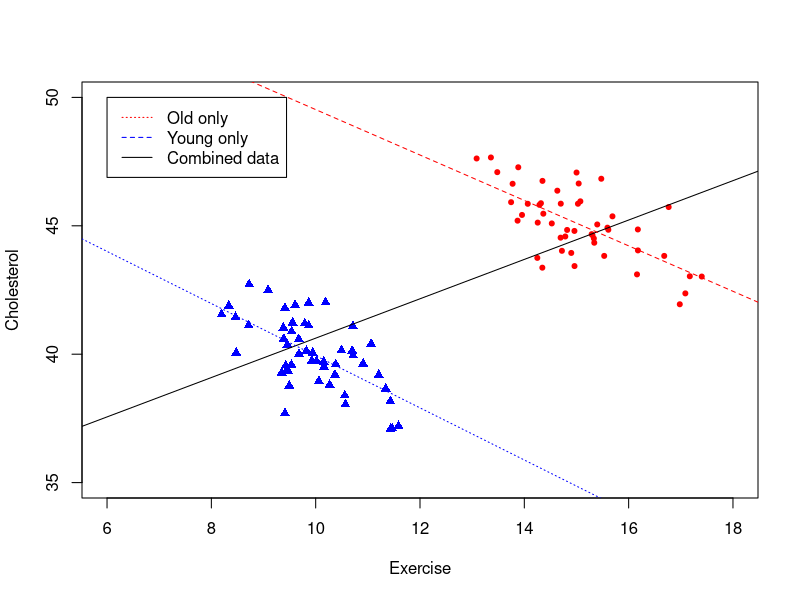
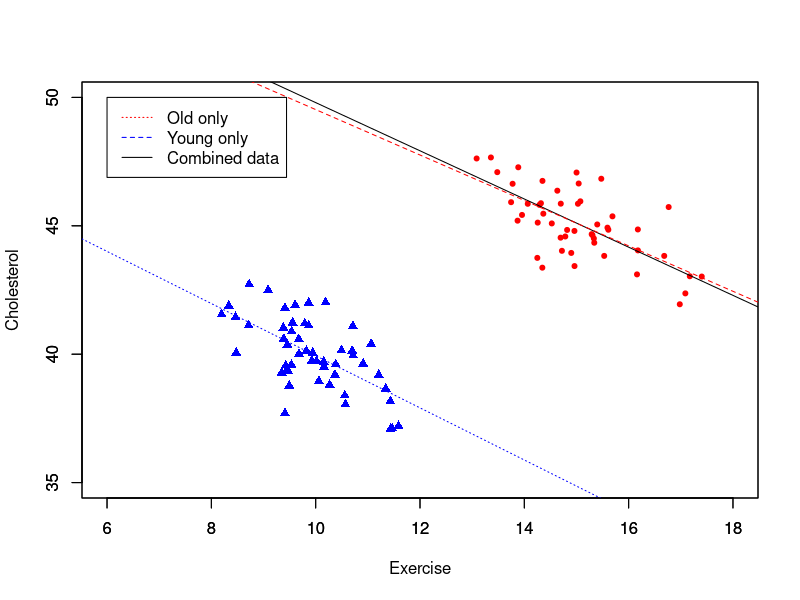
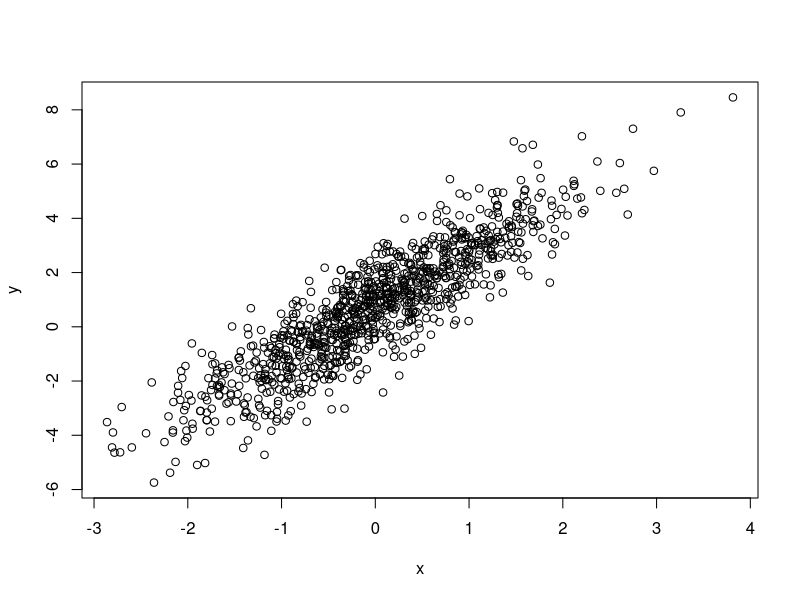
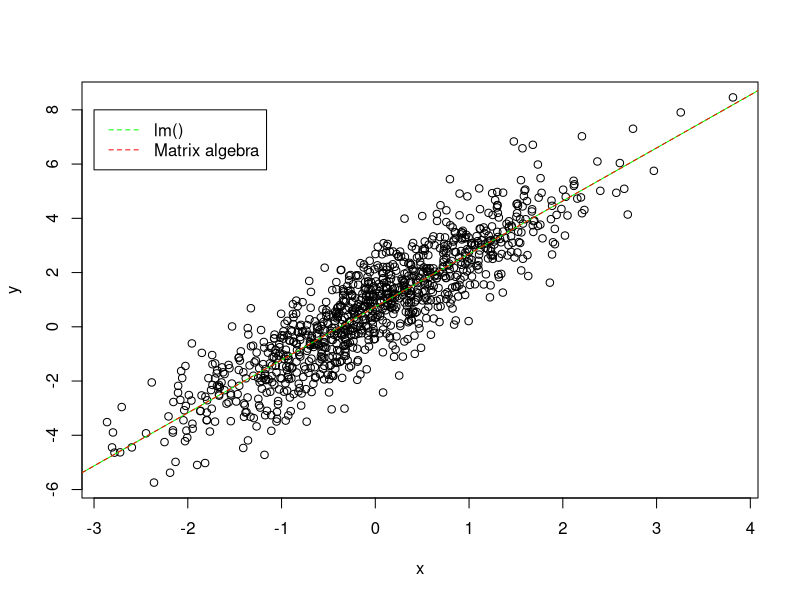
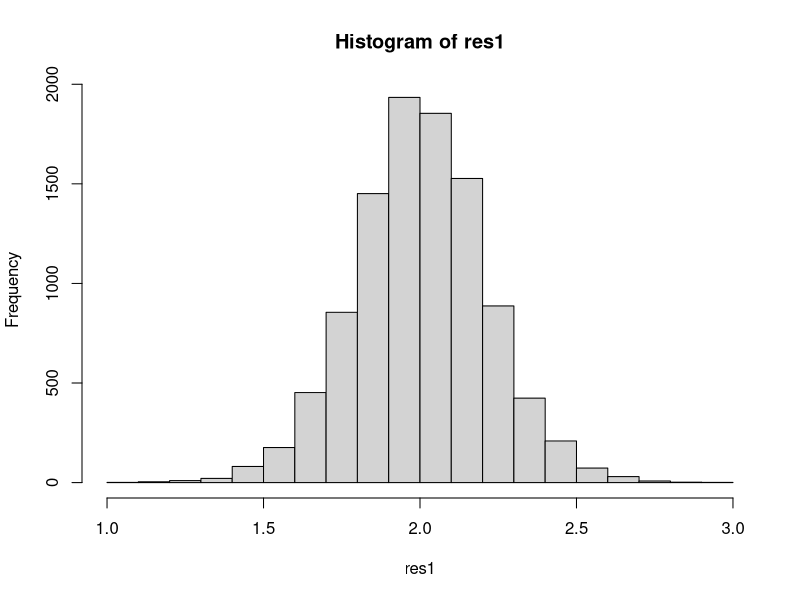
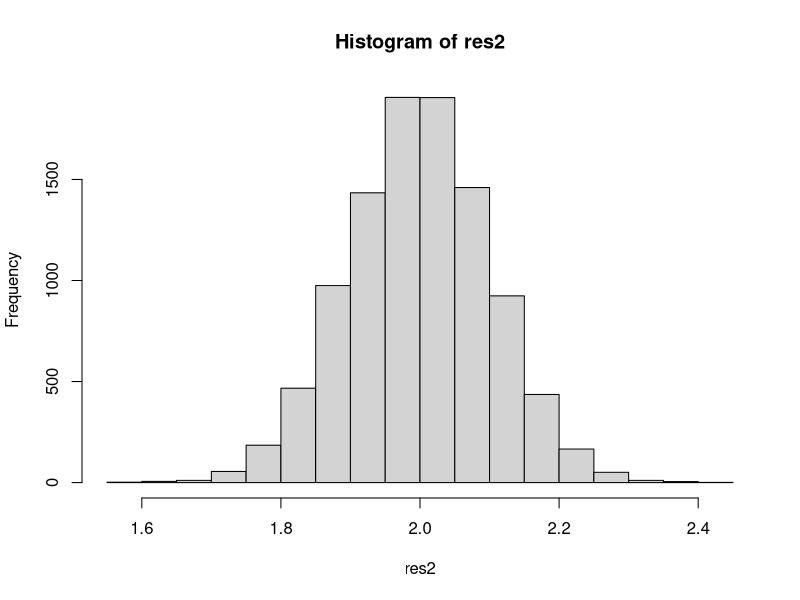
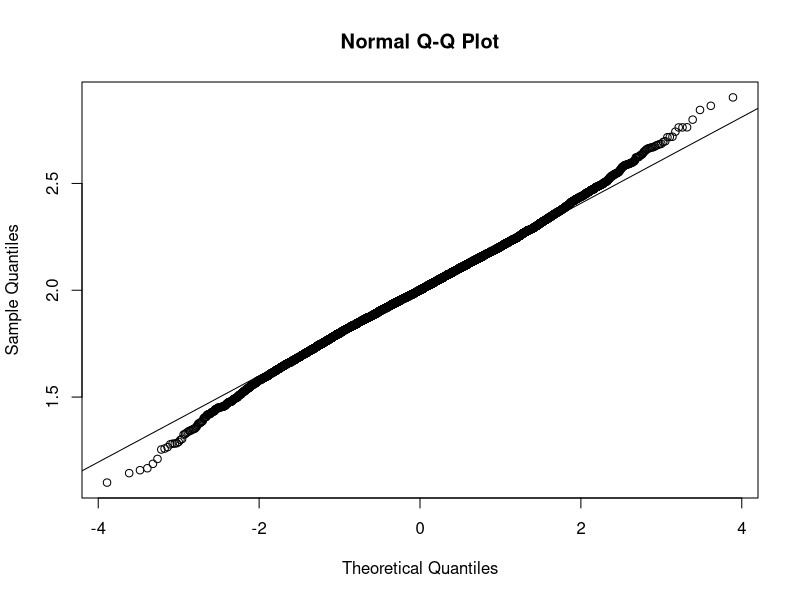
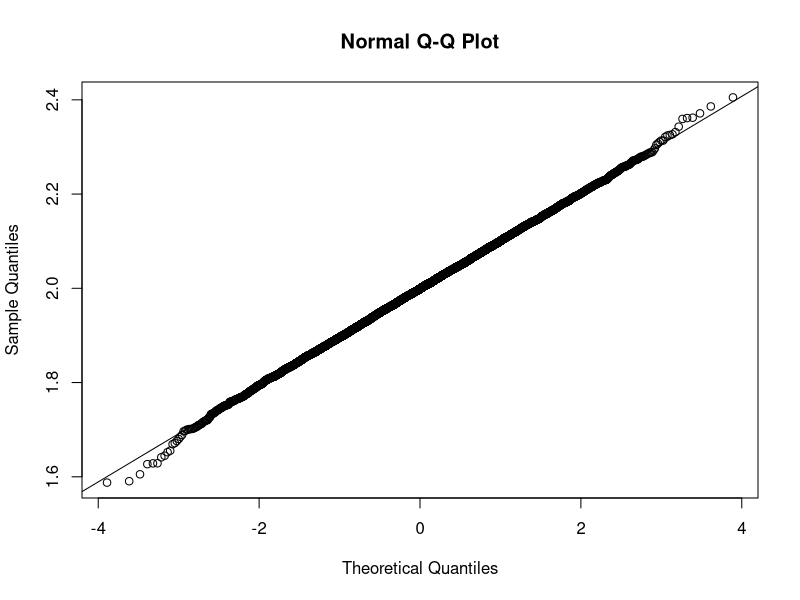

R code for these plots, in order:
## ---- chunk 1
knitr::opts_chunk$set(echo = TRUE)
## ---- chunk 2
library(Matrix) # Matrix operations
library(MASS) # For Moore-Penrose pseudo-inverse ginv()
A = matrix(c(1,1,2,2),nrow=2)
B = matrix(c(1,1,2,2,1,2),nrow=3)
C = matrix(c(1,1,2,0),nrow=2)
D = matrix(c(1,2,3,2,0,2),nrow=3)
rankMatrix(A)
rankMatrix(B)
rankMatrix(C)
rankMatrix(D)
## ---- chunk 3
df = read.csv("exercise_and_cholesterol.csv")
old_df = df[df$Age=="Old",]
young_df = df[df$Age=="Young",]

attach(df)
plot(Cholesterol ~ Exercise,col=ifelse(Age=="Old","red","blue"),
     pch=ifelse(Age=="Old",20,17),ylim=c(35,50),xlim=c(6,18))

all_model = lm(Cholesterol ~ Exercise, data=df)
young_model = lm(Cholesterol ~ Exercise, data=young_df)
old_model = lm(Cholesterol ~ Exercise, data=old_df)
abline(all_model$coefficients[1],all_model$coefficients[2], lty="solid")
abline(young_model$coefficients[1],young_model$coefficients[2], lty="dotted",col="blue")
abline(old_model$coefficients[1],old_model$coefficients[2], lty="dashed",col="red")
legend(6, 50, legend=c("Old only", "Young only","Combined data"),
       col=c("red", "blue","black"), lty=c("dotted","dashed","solid"), cex=1)
## ---- chunk 4
plot(young_df$Cholesterol ~ young_df$Exercise,col="blue",pch=17,ylim=c(35,50),xlim=c(6,18),xlab="",ylab="")
par(new=TRUE)
plot(old_df$Cholesterol ~ old_df$Exercise,col="red",pch=20,ylim=c(35,50),xlim=c(6,18),xlab="Exercise",ylab="Cholesterol")

all_model = lm(Cholesterol ~ Exercise + Age, data=df)
young_model = lm(Cholesterol ~ Exercise, data=young_df)
old_model = lm(Cholesterol ~ Exercise, data=old_df)
abline(all_model$coefficients[1],all_model$coefficients[2], lty="solid")
abline(young_model$coefficients[1],young_model$coefficients[2], lty="dotted",col="blue")
abline(old_model$coefficients[1],old_model$coefficients[2], lty="dashed",col="red")
legend(6, 50, legend=c("Old only", "Young only","Combined data"),
       col=c("red", "blue","black"), lty=c("dotted","dashed","solid"), cex=1)

## ---- chunk 5
set.seed(37)
# Data generation
x = rnorm(1000) # Sample 1000 points from N(0, 1)
e = rnorm(1000)
y = 0.7 + 2*x + e
plot(y ~ x)
## ---- chunk 6
# Use lm()
model = lm(y ~ x)
summary(model)
# y = 0.734 + 1.954 * x
## ---- chunk 7
# Use matrix algebra
X = cbind(rep(1,1000),x) # Add bias(constant for intercept) to data matrix
Y = y
beta_h = ginv(t(X)%*%X)%*%t(X)%*%Y
beta_h # \beta0 = 0.734, \beta1 = 1.954

plot(y ~ x)
abline(model$coefficients[1],model$coefficients[2],col="green")
abline(beta_h[1],beta_h[2],col="red",lty="dashed")
legend(-3,8,legend=c("lm()", "Matrix algebra"),col=c("green","red"),lty=c("dashed","dashed"))
## ---- chunk 8
X = cbind(rep(1,1000), x)
Y = y
# Objective function
fun = function(beta) {
  sum((Y - X%*%beta)^2)
}
# Start optimization with random initialization
optim(runif(2),fun) # \beta0 = 0.734, \beta1 = 1.954
## ---- chunk 9
beta1 = cov(x,y)/var(x)
beta0 = mean(y) - beta1*mean(x)
beta0 # 0.734
beta1 # 1.954
## ---- chunk 10
set.seed(37)
S = 10000
single_loop = function(N) {
  x = rnorm(N)
  e = rnorm(N)
  Y = 0.7 + 2*x + e
  X = cbind(rep(1,N),x)
  beta_h = ginv(t(X)%*%X)%*%t(X)%*%Y
  beta1 = beta_h[2]
}
vec_loop = Vectorize(single_loop)


res1 = vec_loop(rep(25,S))
hist(res1)
res2 = vec_loop(rep(100,S))
hist(res2)
mean(res1) # 2.002271
mean(res2) # 1.998513
var(res1) # 0.04465469
var(res2) # 0.01046778
t.test(res1, res2, alternative = "two.sided", var.equal = FALSE) # p-value = 0.1095

# Test normality
library(nortest)
#Anderson-Darling normality test
ad.test(res1) # p-value = 2.064e-08
qqnorm(res1)
qqline(res1)

ad.test(res1) # p-value = 2.064e-08
qqnorm(res2)
qqline(res2)
## ---- chunk 11
set.seed(37)
S = 10000
single_loop = function(N) {
  x = rnorm(N)
  e = runif(N)
  Y = 0.7 + 2*x + e
  X = cbind(rep(1,N),x)
  beta_h = ginv(t(X)%*%X)%*%t(X)%*%Y
  beta1 = beta_h[2]
}
vec_loop = Vectorize(single_loop)

res1 = vec_loop(rep(25,S))
hist(res1)
res2 = vec_loop(rep(100,S))
hist(res2)
mean(res1) # 1.999372
mean(res2) # 2.000016
var(res1) # 0.003772373
var(res2) # 0.0008630136
t.test(res1, res2, alternative = "two.sided", var.equal = FALSE) # p-value = 0.3446

#Anderson-Darling normality test
ad.test(res1) # p-value = 0.4207
qqnorm(res1)
qqline(res1)

ad.test(res1) # p-value = 0.4207
qqnorm(res2)
qqline(res2)
## ---- chunk 12
set.seed(37)
S = 10000
single_loop = function(N) {
  x = rnorm(N)
  e = rcauchy(N)
  Y = 0.7 + 2*x + e
  X = cbind(rep(1,N),x)
  beta_h = ginv(t(X)%*%X)%*%t(X)%*%Y
  beta1 = beta_h[2]
}
vec_loop = Vectorize(single_loop)

res1 = vec_loop(rep(25,S))
hist(res1)
res2 = vec_loop(rep(100,S))
hist(res2)
mean(res1) # 1.907382x
mean(res2) # -1.599096
var(res1) # 3427.213
var(res2) # 29851.75
t.test(res1, res2, alternative = "two.sided", var.equal = FALSE) # p-value = 0.05461

#Anderson-Darling normality test
ad.test(res1) # p-value = 2.2e-16
qqnorm(res1)
qqline(res1)

ad.test(res1) # p-value = 2.2e-16
qqnorm(res2)
qqline(res2)
## ---- chunk 13
library(numDeriv)

func1 = function(r, x0=10000,p=250, n=60) {
  # Iteration method to calculate xn
  x = x0
  for(i in 1:n) {
    x = x*(1+r) - p
  }
  res = x
}

func2 = function(r, x0=10000,p=250, n=60) {
  # Close form of xn
  xn = x0*(1+r)^n + p*(1-(1+r)^n)/r
}
## ---- chunk 14

bisection_method = function(f,left,right,tol=1e-10,n=1000) {
  if(sign(f(left))==sign(f(right))) {
    print("Bad Initial Points!")
    stop()
  }
  
  history = right
  for (i in 1:n) {
    mid = (left+right)/2
    if (f(mid)==0) {
      history = c(history,mid)
      res = list('optim r' = mid, 'iterations' = i,'history'=history)
      return(res)
    } else if (sign(f(mid))==sign(f(right))) {
      right = mid
      history = c(history,right)
    } else {
      left = mid
      history = c(history,left)
    }
    
    if(abs(left-right) < tol) {
      res = list('optim r' = mid, 'iterations' = i,'history'=history)
      return(res)
    }
  }
  print("Maximum number of iteration reached")
  res = list('optim r' = mid, 'iterations' = i,'history'=history)
  return(res)
}

newton_method = function(f, r0, tol=1e-8,n=1000) {
  history = r0
  for(i in 1:n) {
    deriv = genD(func = f, x = r0)$D
    r1 = r0 - f(r0)/deriv[1]
    history = c(history,r1)
    if(abs(r1-r0) < tol) {
      res = list('optim r' = r1, 'iterations' = i,'history'=history)
      return(res)
    }
    r0 = r1
  }
  print("Maximum number of iteration reached")
  res = list('optim r' = r1, 'iterations' = i,'history'=history)
  return(res)
}

sol1 = newton_method(func2, 0.1)
sol2 = newton_method(func2, 0.2)
sol3 = bisection_method(func2, 0.01, 0.1)
sol4 = bisection_method(func2, 0.01, 0.2)
c(sol1$`optim r`, sol2$`optim r`, sol3$`optim r`, sol4$`optim r`)
## ---- chunk 15

plot(1:length(sol2$history),sol2$history,type="b",pch=20,col="blue",ylim=c(0.01,0.2),xlab="iterations",ylab="r")
abline(sol1$`optim r`,0,col="red")
lines(1:length(sol1$history),sol1$history,type="b",pch=20,col="red")
lines(1:length(sol4$history),sol4$history,type="b",pch=20,col="purple")
lines(1:length(sol3$history),sol3$history,type="b",pch=20,col="orange")

## ---- chunk 16
set.seed(37)

invSampling = function(N) {
  # Returns a vector of N elements sampled by inversion.
  return(runif(N)^(1/3))
}

hist(invSampling(10^6))
## ---- chunk 17
set.seed(37)

revenue = function(x,y) {
  return(y*(log(x)+1)-y^2*sqrt(1-x^4))
}

X = invSampling(1000000)
expectedReturn = function(y) {
  # Compute expected return given y
  N = 1000000
  #X = invSampling(N)
  Y = rep(y,N)
  
  # Take mean of 10^6 sampled return to approximate expectation
  res = sum(mapply(revenue, X, Y))/N
}
## ---- chunk 18
# take y from 0 to 1 with step 0.01
y = seq(0,1,0.01)
#returns = sapply(y,expectedReturn)
## ---- chunk 19
#plot(returns ~ y, type="l")
#abline(0,0)
## ---- chunk 20
newton_optim = function(f, x0, tol=1e-10, n=1000, maximize=FALSE) {
  if(maximize) {
    f = function(x) {-1*f(x)}
  }
  history = x0
  
  for(i in 1:n) {
    deriv = genD(func=f, x=x0)$D
    x1 = x0 - deriv[1]/deriv[2]
    history = c(history, x1)
    if(abs(x1 - x0) < tol) {
      return(list(`optim x`=x1, `iterations`=i, `history`=history))
    }
    # Continue iteration
    x0 = x1
  }
  print("Maximum number of iteration reached")
  return(list(`optim x`=x1, `iterations`=i, `history`=history))
}

#optimize(function(y){-1*expectedReturn(y)},c(0,1))
# 0.4637619
#newton_optim(expectedReturn, 0)
# 0.4637619
